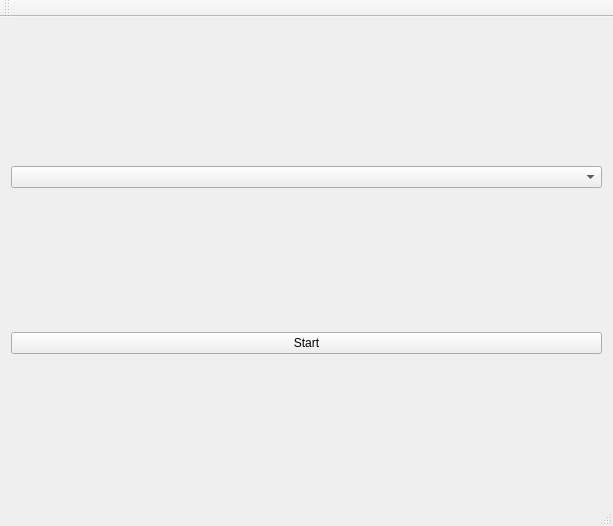
<?xml version="1.0" encoding="UTF-8"?>
<ui version="4.0">
 <class>MainWindow</class>
 <widget class="QMainWindow" name="MainWindow">
  <property name="geometry">
   <rect>
    <x>0</x>
    <y>0</y>
    <width>613</width>
    <height>526</height>
   </rect>
  </property>
  <property name="windowTitle">
   <string>MainWindow</string>
  </property>
  <widget class="QWidget" name="centralWidget">
   <layout class="QVBoxLayout" name="verticalLayout">
    <item>
     <widget class="QComboBox" name="coursesComboBox"/>
    </item>
    <item>
     <widget class="QPushButton" name="pushButton">
      <property name="text">
       <string>Start</string>
      </property>
     </widget>
    </item>
   </layout>
  </widget>
  <widget class="QMenuBar" name="menuBar">
   <property name="geometry">
    <rect>
     <x>0</x>
     <y>0</y>
     <width>613</width>
     <height>19</height>
    </rect>
   </property>
  </widget>
  <widget class="QToolBar" name="mainToolBar">
   <attribute name="toolBarArea">
    <enum>TopToolBarArea</enum>
   </attribute>
   <attribute name="toolBarBreak">
    <bool>false</bool>
   </attribute>
  </widget>
  <widget class="QStatusBar" name="statusBar"/>
 </widget>
 <layoutdefault spacing="6" margin="11"/>
 <resources/>
 <connections/>
</ui>
